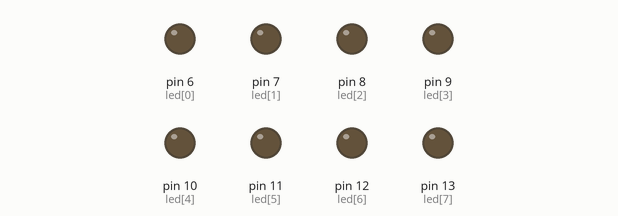
This sketch was run on a simulated Arduino Uno, built with avr-gcc and run on an emulated ATmega328P. Parts: output pins drawn as LEDs (lit = HIGH).

Above: at 0.3 s.
At 1.6 s:
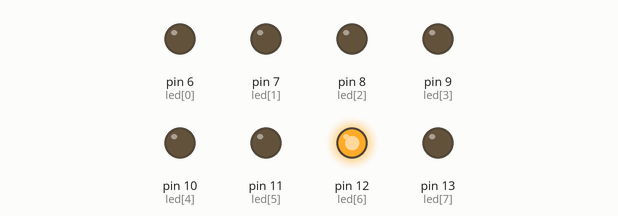
At 2.2 s:
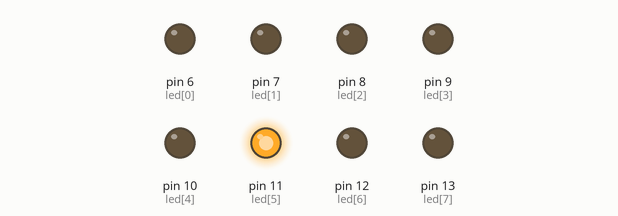
At 3.5 s:
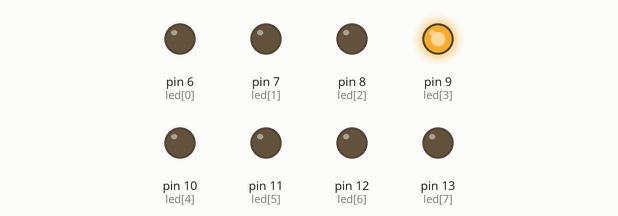
At 4.8 s:
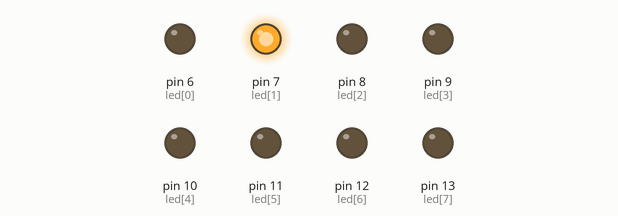
At 6.8 s:
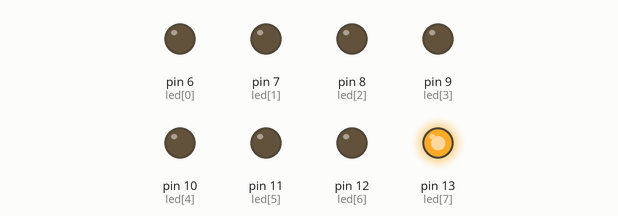
Timing chart, 0 to 7.6 s (numbered marks = the images above):
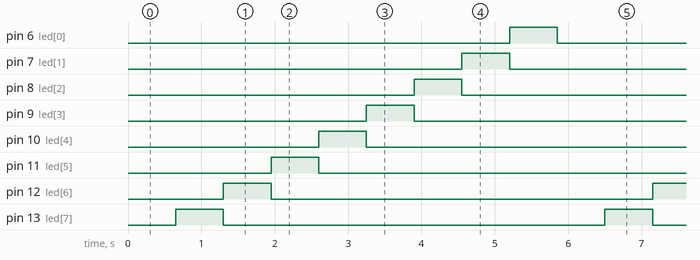

The sketch:

Knight_rider.ino
```cpp
int led[] = {6,7,8,9,10,11,12,13};
int i;
void setup() {
  // put your setup code here, to run once:
for(i=0;i<8;i++)
pinMode(led[i],OUTPUT);
}

void loop() {
  // put your main code here, to run repeatedly:
/*for(i=0;i<8;i++)
{
  digitalWrite(led[i++],HIGH);
  delay(65);
  digitalWrite(led[i],LOW);
  }*/
for(i=8;i>=0; i--)
{
  digitalWrite(led[i],HIGH);
  delay(650);
  digitalWrite(led[i],LOW);
  }
}
```

Measured:
- by itself, pin 6 (led[0]), pin 7 (led[1]), pin 8 (led[2]), pin 9 (led[3]), pin 10 (led[4]), pin 11 (led[5]), pin 12 (led[6]), pin 13 (led[7]): alternates HIGH for 0.65 s and LOW for 5.2 s
- by itself, everything shown: repeats every 5.9 s, in 9 steps
